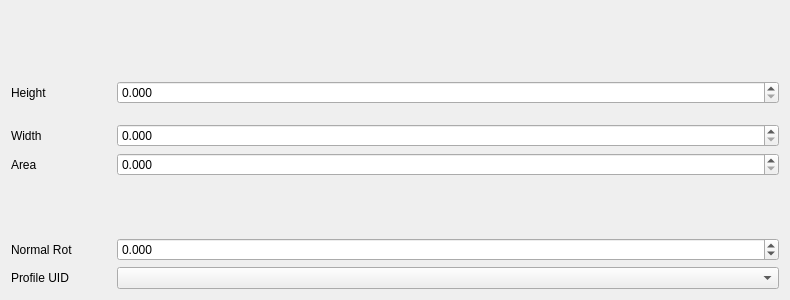
<?xml version="1.0" encoding="UTF-8"?>
<ui version="4.0">
 <class>ModificatorElementWidget</class>
 <widget class="QWidget" name="ModificatorElementWidget">
  <property name="geometry">
   <rect>
    <x>0</x>
    <y>0</y>
    <width>790</width>
    <height>300</height>
   </rect>
  </property>
  <property name="windowTitle">
   <string>Form</string>
  </property>
  <layout class="QVBoxLayout" name="verticalLayout">
   <item>
    <widget class="CTiglPointWidget" name="center" native="true">
     <property name="toolTip">
      <string>&lt;html&gt;&lt;head/&gt;&lt;body&gt;&lt;p&gt;Get/set the center of this element. The center is given in the absolut corrdinates system. &lt;/p&gt;&lt;p&gt;Remark, if you change the center position only this element will be positioned, the other one will stay at the same place. You can use positioning if you want also change the depending elements.  &lt;/p&gt;&lt;/body&gt;&lt;/html&gt;</string>
     </property>
    </widget>
   </item>
   <item>
    <widget class="QWidget" name="dimensionWidget" native="true">
     <property name="toolTip">
      <string>&lt;html&gt;&lt;head/&gt;&lt;body&gt;&lt;p&gt;Height of the element. &lt;/p&gt;&lt;p&gt;Setting the height will scale the element in the horizontal direction. &lt;/p&gt;&lt;/body&gt;&lt;/html&gt;</string>
     </property>
     <layout class="QHBoxLayout" name="horizontalLayout">
      <property name="leftMargin">
       <number>0</number>
      </property>
      <property name="topMargin">
       <number>0</number>
      </property>
      <property name="rightMargin">
       <number>0</number>
      </property>
      <property name="bottomMargin">
       <number>0</number>
      </property>
      <item>
       <widget class="QLabel" name="heightLabel">
        <property name="minimumSize">
         <size>
          <width>100</width>
          <height>0</height>
         </size>
        </property>
        <property name="maximumSize">
         <size>
          <width>100</width>
          <height>16777215</height>
         </size>
        </property>
        <property name="text">
         <string>Height</string>
        </property>
        <property name="alignment">
         <set>Qt::AlignLeading|Qt::AlignLeft|Qt::AlignVCenter</set>
        </property>
       </widget>
      </item>
      <item>
       <widget class="QDoubleSpinBox" name="heightSpinBox">
        <property name="decimals">
         <number>3</number>
        </property>
        <property name="maximum">
         <double>999999999999999993220948674361627976461708441944064.000000000000000</double>
        </property>
       </widget>
      </item>
     </layout>
    </widget>
   </item>
   <item>
    <layout class="QHBoxLayout" name="horizontalLayout_3">
     <item>
      <widget class="QLabel" name="widthLabel">
       <property name="minimumSize">
        <size>
         <width>100</width>
         <height>0</height>
        </size>
       </property>
       <property name="maximumSize">
        <size>
         <width>100</width>
         <height>16777215</height>
        </size>
       </property>
       <property name="text">
        <string>Width</string>
       </property>
       <property name="alignment">
        <set>Qt::AlignLeading|Qt::AlignLeft|Qt::AlignVCenter</set>
       </property>
      </widget>
     </item>
     <item>
      <widget class="QDoubleSpinBox" name="widthSpinBox">
       <property name="toolTip">
        <string>&lt;html&gt;&lt;head/&gt;&lt;body&gt;&lt;p&gt;The width of the element.&lt;/p&gt;&lt;p&gt;Setting the width will scale the element in the vertical direction. &lt;/p&gt;&lt;/body&gt;&lt;/html&gt;</string>
       </property>
       <property name="decimals">
        <number>3</number>
       </property>
       <property name="maximum">
        <double>999999999999999993220948674361627976461708441944064.000000000000000</double>
       </property>
      </widget>
     </item>
    </layout>
   </item>
   <item>
    <layout class="QHBoxLayout" name="horizontalLayout_4">
     <item>
      <widget class="QLabel" name="areaLabel">
       <property name="minimumSize">
        <size>
         <width>100</width>
         <height>0</height>
        </size>
       </property>
       <property name="maximumSize">
        <size>
         <width>100</width>
         <height>16777215</height>
        </size>
       </property>
       <property name="text">
        <string>Area</string>
       </property>
       <property name="alignment">
        <set>Qt::AlignLeading|Qt::AlignLeft|Qt::AlignVCenter</set>
       </property>
      </widget>
     </item>
     <item>
      <widget class="QDoubleSpinBox" name="areaSpinBox">
       <property name="toolTip">
        <string>&lt;html&gt;&lt;head/&gt;&lt;body&gt;&lt;p&gt;Area of the element. &lt;/p&gt;&lt;p&gt;Setting the area will scale uniformly the element.&lt;/p&gt;&lt;/body&gt;&lt;/html&gt;</string>
       </property>
       <property name="decimals">
        <number>3</number>
       </property>
       <property name="maximum">
        <double>999999999999999993220948674361627976461708441944064.000000000000000</double>
       </property>
      </widget>
     </item>
    </layout>
   </item>
   <item>
    <widget class="CTiglPointWidget" name="normal" native="true">
     <property name="toolTip">
      <string>&lt;html&gt;&lt;head/&gt;&lt;body&gt;&lt;p&gt;The normal to the plane generated by this element. &lt;/p&gt;&lt;/body&gt;&lt;/html&gt;</string>
     </property>
    </widget>
   </item>
   <item>
    <layout class="QHBoxLayout" name="horizontalLayout_2">
     <item>
      <widget class="QLabel" name="rotNLabel">
       <property name="minimumSize">
        <size>
         <width>100</width>
         <height>0</height>
        </size>
       </property>
       <property name="maximumSize">
        <size>
         <width>100</width>
         <height>16777215</height>
        </size>
       </property>
       <property name="text">
        <string>Normal Rot</string>
       </property>
      </widget>
     </item>
     <item>
      <widget class="QDoubleSpinBox" name="rotAroundNSpinBox">
       <property name="suffix">
        <string/>
       </property>
       <property name="decimals">
        <number>3</number>
       </property>
       <property name="minimum">
        <double>-360.000000000000000</double>
       </property>
       <property name="maximum">
        <double>360.000000000000000</double>
       </property>
       <property name="singleStep">
        <double>5.000000000000000</double>
       </property>
      </widget>
     </item>
    </layout>
   </item>
   <item>
    <layout class="QHBoxLayout" name="horizontalLayout_5">
     <item>
      <widget class="QLabel" name="profileLabel">
       <property name="minimumSize">
        <size>
         <width>100</width>
         <height>0</height>
        </size>
       </property>
       <property name="maximumSize">
        <size>
         <width>100</width>
         <height>16777215</height>
        </size>
       </property>
       <property name="text">
        <string>Profile UID</string>
       </property>
      </widget>
     </item>
     <item>
      <widget class="QComboBox" name="profileComboBox">
       <property name="toolTip">
        <string>&lt;html&gt;&lt;head/&gt;&lt;body&gt;&lt;p&gt;The profile uid used by this element. &lt;/p&gt;&lt;/body&gt;&lt;/html&gt;</string>
       </property>
      </widget>
     </item>
    </layout>
   </item>
  </layout>
 </widget>
 <customwidgets>
  <customwidget>
   <class>CTiglPointWidget</class>
   <extends>QWidget</extends>
   <header>modificators/CTiglPointWidget.h</header>
   <container>1</container>
  </customwidget>
 </customwidgets>
 <resources/>
 <connections/>
</ui>
